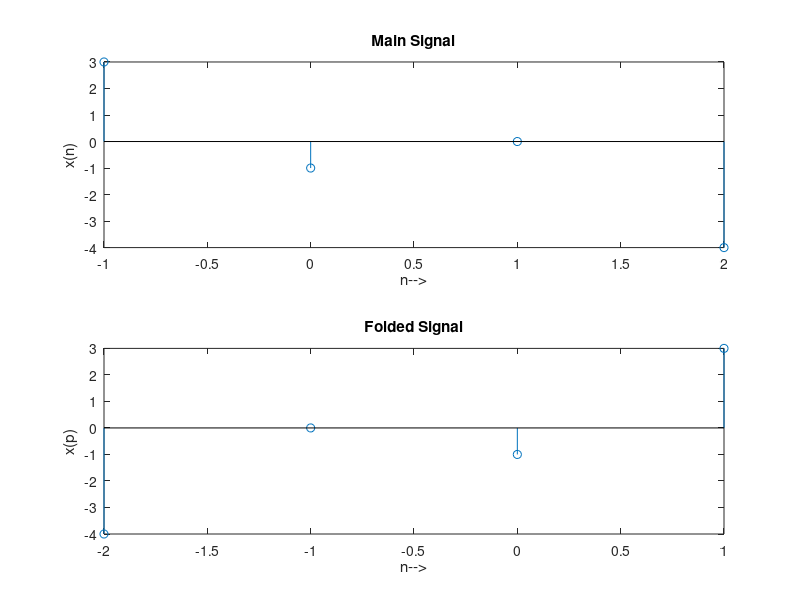

MATLAB code for this plot:
clc;
close all;
n=-1:2;
x=[3,-1,0,-4];
subplot(2,1,1);
stem(n,x);
title('Main Signal');
xlabel('n-->');
ylabel('x(n)');
p=(-1)*n;
subplot(2,1,2);
stem(p,x);
title('Folded Signal');
xlabel('n-->');
ylabel('x(p)');

